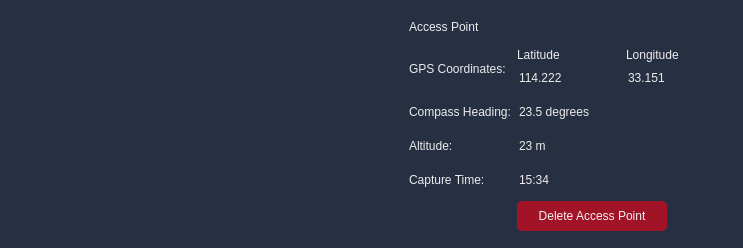
<?xml version="1.0" encoding="UTF-8"?>
<ui version="4.0">
 <class>AccessPointStatsWidget</class>
 <widget class="QWidget" name="AccessPointStatsWidget">
  <property name="geometry">
   <rect>
    <x>0</x>
    <y>0</y>
    <width>743</width>
    <height>244</height>
   </rect>
  </property>
  <property name="windowTitle">
   <string>Access Point</string>
  </property>
  <property name="autoFillBackground">
   <bool>false</bool>
  </property>
  <property name="styleSheet">
   <string notr="true">QWidget{
	color: rgb(236, 236, 236);
	background-color: rgb(39, 47,66);
	border-radius:10px;
}</string>
  </property>
  <layout class="QHBoxLayout" name="horizontalLayout">
   <property name="spacing">
    <number>6</number>
   </property>
   <item alignment="Qt::AlignHCenter|Qt::AlignVCenter">
    <widget class="QLabel" name="image_frame">
     <property name="minimumSize">
      <size>
       <width>300</width>
       <height>226</height>
      </size>
     </property>
     <property name="maximumSize">
      <size>
       <width>16777215</width>
       <height>16777215</height>
      </size>
     </property>
     <property name="text">
      <string/>
     </property>
    </widget>
   </item>
   <item>
    <widget class="Line" name="line">
     <property name="orientation">
      <enum>Qt::Horizontal</enum>
     </property>
    </widget>
   </item>
   <item>
    <layout class="QGridLayout" name="accessPointStatsLayout">
     <property name="sizeConstraint">
      <enum>QLayout::SetMinimumSize</enum>
     </property>
     <property name="leftMargin">
      <number>0</number>
     </property>
     <property name="spacing">
      <number>6</number>
     </property>
     <item row="1" column="0">
      <widget class="QLabel" name="gpsCoordinateLabel">
       <property name="maximumSize">
        <size>
         <width>150</width>
         <height>25</height>
        </size>
       </property>
       <property name="text">
        <string>GPS Coordinates:</string>
       </property>
      </widget>
     </item>
     <item row="3" column="0" alignment="Qt::AlignLeft">
      <widget class="QLabel" name="alitudeLabel">
       <property name="text">
        <string>Altitude:</string>
       </property>
      </widget>
     </item>
     <item row="4" column="0">
      <widget class="QLabel" name="captureTimeLabel">
       <property name="text">
        <string>Capture Time:</string>
       </property>
      </widget>
     </item>
     <item row="1" column="1">
      <layout class="QGridLayout" name="GPSLayout">
       <property name="spacing">
        <number>3</number>
       </property>
       <item row="0" column="0">
        <widget class="QLabel" name="latitudeLabel">
         <property name="maximumSize">
          <size>
           <width>75</width>
           <height>75</height>
          </size>
         </property>
         <property name="text">
          <string>Latitude</string>
         </property>
        </widget>
       </item>
       <item row="1" column="1" alignment="Qt::AlignLeft">
        <widget class="QLineEdit" name="longitudeLineEdit">
         <property name="sizePolicy">
          <sizepolicy hsizetype="Fixed" vsizetype="Fixed">
           <horstretch>0</horstretch>
           <verstretch>0</verstretch>
          </sizepolicy>
         </property>
         <property name="minimumSize">
          <size>
           <width>0</width>
           <height>25</height>
          </size>
         </property>
         <property name="text">
          <string>33.151</string>
         </property>
         <property name="readOnly">
          <bool>true</bool>
         </property>
        </widget>
       </item>
       <item row="1" column="0">
        <widget class="QLineEdit" name="latitudeLineEdit">
         <property name="sizePolicy">
          <sizepolicy hsizetype="Fixed" vsizetype="Fixed">
           <horstretch>0</horstretch>
           <verstretch>0</verstretch>
          </sizepolicy>
         </property>
         <property name="minimumSize">
          <size>
           <width>0</width>
           <height>25</height>
          </size>
         </property>
         <property name="text">
          <string>114.222</string>
         </property>
         <property name="readOnly">
          <bool>true</bool>
         </property>
        </widget>
       </item>
       <item row="0" column="1" alignment="Qt::AlignLeft">
        <widget class="QLabel" name="longitudeLabel">
         <property name="maximumSize">
          <size>
           <width>75</width>
           <height>75</height>
          </size>
         </property>
         <property name="text">
          <string>Longitude</string>
         </property>
        </widget>
       </item>
      </layout>
     </item>
     <item row="0" column="1" alignment="Qt::AlignLeft">
      <widget class="QLineEdit" name="buildingNameLine">
       <property name="sizePolicy">
        <sizepolicy hsizetype="Fixed" vsizetype="Fixed">
         <horstretch>0</horstretch>
         <verstretch>0</verstretch>
        </sizepolicy>
       </property>
       <property name="minimumSize">
        <size>
         <width>0</width>
         <height>25</height>
        </size>
       </property>
       <property name="text">
        <string/>
       </property>
       <property name="readOnly">
        <bool>true</bool>
       </property>
      </widget>
     </item>
     <item row="0" column="0" alignment="Qt::AlignLeft">
      <widget class="QLabel" name="accessPointLabel">
       <property name="text">
        <string>Access Point</string>
       </property>
      </widget>
     </item>
     <item row="4" column="1">
      <widget class="QLineEdit" name="captureTimeLineEdit">
       <property name="sizePolicy">
        <sizepolicy hsizetype="Fixed" vsizetype="Fixed">
         <horstretch>0</horstretch>
         <verstretch>0</verstretch>
        </sizepolicy>
       </property>
       <property name="minimumSize">
        <size>
         <width>0</width>
         <height>25</height>
        </size>
       </property>
       <property name="text">
        <string>15:34</string>
       </property>
       <property name="readOnly">
        <bool>true</bool>
       </property>
      </widget>
     </item>
     <item row="2" column="0" alignment="Qt::AlignHCenter">
      <widget class="QLabel" name="compassHeadingLabel">
       <property name="text">
        <string>Compass Heading:</string>
       </property>
      </widget>
     </item>
     <item row="3" column="1">
      <widget class="QLineEdit" name="altitudeLineEdit">
       <property name="sizePolicy">
        <sizepolicy hsizetype="Fixed" vsizetype="Fixed">
         <horstretch>0</horstretch>
         <verstretch>0</verstretch>
        </sizepolicy>
       </property>
       <property name="minimumSize">
        <size>
         <width>0</width>
         <height>25</height>
        </size>
       </property>
       <property name="text">
        <string>23 m</string>
       </property>
       <property name="readOnly">
        <bool>true</bool>
       </property>
      </widget>
     </item>
     <item row="2" column="1">
      <widget class="QLineEdit" name="compassHeadingLineEdit">
       <property name="sizePolicy">
        <sizepolicy hsizetype="Fixed" vsizetype="Fixed">
         <horstretch>0</horstretch>
         <verstretch>0</verstretch>
        </sizepolicy>
       </property>
       <property name="minimumSize">
        <size>
         <width>0</width>
         <height>25</height>
        </size>
       </property>
       <property name="text">
        <string>23.5 degrees</string>
       </property>
       <property name="readOnly">
        <bool>true</bool>
       </property>
      </widget>
     </item>
     <item row="5" column="1" alignment="Qt::AlignLeft">
      <widget class="QPushButton" name="deleteAccessPointButton">
       <property name="enabled">
        <bool>true</bool>
       </property>
       <property name="sizePolicy">
        <sizepolicy hsizetype="Minimum" vsizetype="Fixed">
         <horstretch>0</horstretch>
         <verstretch>0</verstretch>
        </sizepolicy>
       </property>
       <property name="minimumSize">
        <size>
         <width>150</width>
         <height>30</height>
        </size>
       </property>
       <property name="styleSheet">
        <string notr="true">background-color: rgb(161, 20, 40);
color: rgb(240, 240, 240);
border-radius: 5px;</string>
       </property>
       <property name="text">
        <string>Delete Access Point</string>
       </property>
      </widget>
     </item>
    </layout>
   </item>
  </layout>
 </widget>
 <resources/>
 <connections/>
</ui>
